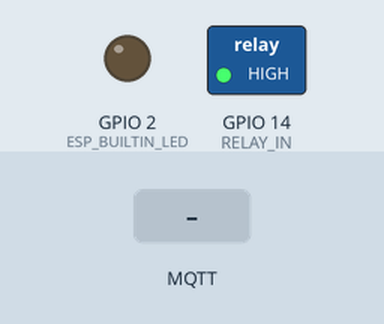
Bench run of a sketch on a simulated ESP8266 (NodeMCU). Parts: switched loads named in the sketch (green lamp = pin HIGH), output pins drawn as LEDs (lit = HIGH). The inputs (shaded band) are chosen by the test bench. No MQTT or app messages arrive unless stated; what the sketch prints to the serial monitor is not drawn.

Above: at 2.3 s.
2.4 s: MQTT message "/node" arrives on the first subscribed topic
3.9 s: MQTT message "/identify" arrives on the first subscribed topic
5.4 s: MQTT message "on" arrives on the first subscribed topic
Timing chart, 0 to 8.4 s (numbered marks = the images above; inputs shaded):
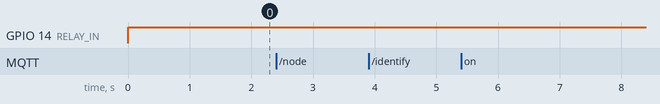

Measured:
- after the input at 2.4 s, every drawn part: stays the same
- after the input at 3.9 s, every drawn part: stays the same
- after the input at 5.4 s, every drawn part: stays the same

The sketch:

LightingMQTTDevice.ino
```cpp
#include "ESP8266WiFi.h"
#include "ESP8266mDNS.h"
#include <WiFiUdp.h>
#include <ArduinoOTA.h>
#include "EspMQTTClient.h"
#include <ArduinoJson.h>

#define STASSID "Etaj2"
#define STAPSK  "bX4ekLMJ"
#define HOST_IP "192.168.0.21"
#define CLIENT_NAME "/LightingDevice1"

#define DEVICE_TYPE "Lighting"

#define ESP_BUILTIN_LED 2
#define RELAY_IN 14


const char* ssid = STASSID;
const char* password = STAPSK;

String json;


struct State {
  bool on;
};

State state;


EspMQTTClient client(
  STASSID,
  STAPSK,
  HOST_IP,
  CLIENT_NAME
);

DynamicJsonDocument doc(1024);


unsigned long start_t = 0;
unsigned long now_t = 0;


void setup() {
  Serial.begin(115200);
  Serial.println("Booting...");

  state.on = true;

  client.setKeepAlive(1000);
  client.enableDebuggingMessages();
  client.enableOTA();

  pinMode(RELAY_IN, OUTPUT);
}


void onIDCommandRecieved(const String& topic, const String& message) {
  Serial.println(topic + ": " + message);

  if (topic == "/node" && message == "/identify") {
    doc["name"] = CLIENT_NAME;
    doc["type"] = DEVICE_TYPE;
    serializeJson(doc, json);

    client.publish("/device_id", json);
    doc.clear();
    json = "";
  }
}


void onStateCommandRecieved(const String& topic, const String& message) {
  Serial.println(topic + ": " + message);
  if (topic == CLIENT_NAME) {
    deserializeJson(doc, message);

    String s = doc["state"];

    if (s == "on") {
      state.on = true;
    } else if (s == "off") {
      state.on = false;
    }

    doc.clear();
    json = "";
  } else if (topic == "/node" && message == "/update" + String(CLIENT_NAME)) {
    if (state.on) {
      doc["state"] = "on";
    } else {
      doc["state"] = "off";
    }

    serializeJson(doc, json);

    client.publish("/device_id", json);
    doc.clear();
    json = "";
  }
}


void onConnectionEstablished() {
  doc["name"] = CLIENT_NAME;
  doc["type"] = DEVICE_TYPE;
  serializeJson(doc, json);

  client.publish("/device_id", json);
  doc.clear();
  json = "";

  client.subscribe(CLIENT_NAME, onStateCommandRecieved, 1);
  client.subscribe("/node", onIDCommandRecieved, 1);
  pinMode(ESP_BUILTIN_LED, OUTPUT);
}


void loop() {
  if (client.isConnected()) {
    pinMode(ESP_BUILTIN_LED, OUTPUT);
  } else {
    pinMode(ESP_BUILTIN_LED, INPUT);
  }

  now_t = millis();

  if (now_t - start_t > 1000) {
    Serial.print("State: "); Serial.println(state.on);

    start_t = millis();
  }

  if (state.on) {
    digitalWrite(RELAY_IN, HIGH);
  } else {
    digitalWrite(RELAY_IN, LOW);
  }

  client.loop();
  ArduinoOTA.handle();
}
```
